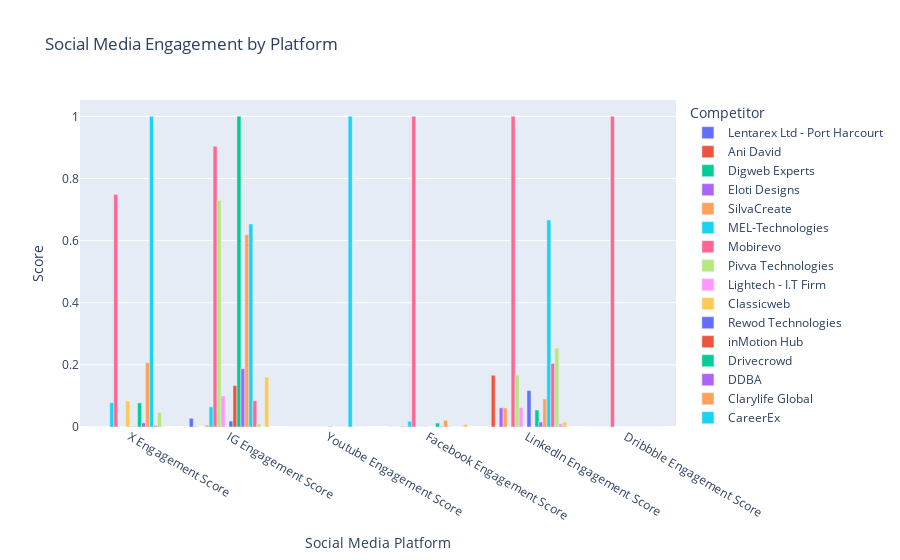

The notebook cell this image was saved under:
### Code cell
fig = px.bar(
    engagement_data,
    x='Social Media Platform',
    y='Engagement Score',
    color='Competition Name',
    barmode='group',
    title='Social Media Engagement by Platform',
    labels={"Competition Name": "Competitor", "Engagement Score": "Score"}
)
fig.show()

### Figure 1 — Plotly figure (JSON) as saved in the notebook; plotly's stock layout.template omitted (floating-point values rounded to 4 significant figures)
{"data": [{"alignmentgroup": "True", "hovertemplate": "Competitor=Lentarex Ltd - Port Harcourt<br>Social Media Platform=%{x}<br>Score=%{y}<extra></extra>", "legendgroup": "Lentarex Ltd - Port Harcourt", "marker": {"color": "#636efa", "pattern": {"shape": ""}}, "name": "Lentarex Ltd - Port Harcourt", "offsetgroup": "Lentarex Ltd - Port Harcourt", "orientation": "v", "showlegend": true, "textposition": "auto", "type": "bar", "x": ["X Engagement Score", "IG Engagement Score", "Youtube Engagement Score", "Facebook Engagement Score", "LinkedIn Engagement Score", "Dribbble Engagement Score"], "xaxis": "x", "y": [0, 0.02799, 0, 0.0002687, 0, 0], "yaxis": "y"}, {"alignmentgroup": "True", "hovertemplate": "Competitor=Ani David<br>Social Media Platform=%{x}<br>Score=%{y}<extra></extra>", "legendgroup": "Ani David", "marker": {"color": "#EF553B", "pattern": {"shape": ""}}, "name": "Ani David", "offsetgroup": "Ani David", "orientation": "v", "showlegend": true, "textposition": "auto", "type": "bar", "x": ["X Engagement Score", "IG Engagement Score", "Youtube Engagement Score", "Facebook Engagement Score", "LinkedIn Engagement Score", "Dribbble Engagement Score"], "xaxis": "x", "y": [0, 0.001565, 4.625e-07, 0, 0.1667, 0], "yaxis": "y"}, {"alignmentgroup": "True", "hovertemplate": "Competitor=Digweb Experts<br>Social Media Platform=%{x}<br>Score=%{y}<extra></extra>", "legendgroup": "Digweb Experts", "marker": {"color": "#00cc96", "pattern": {"shape": ""}}, "name": "Digweb Experts", "offsetgroup": "Digweb Experts", "orientation": "v", "showlegend": true, "textposition": "auto", "type": "bar", "x": ["X Engagement Score", "IG Engagement Score", "Youtube Engagement Score", "Facebook Engagement Score", "LinkedIn Engagement Score", "Dribbble Engagement Score"], "xaxis": "x", "y": [0, 0, 0, 2.694e-06, 0, 0], "yaxis": "y"}, {"alignmentgroup": "True", "hovertemplate": "Competitor=Eloti Designs<br>Social Media Platform=%{x}<br>Score=%{y}<extra></extra>", "legendgroup": "Eloti Designs", "marker": {"color": "#ab63fa", "pattern": {"shape": ""}}, "name": "Eloti Designs", "offsetgroup": "Eloti Designs", "orientation": "v", "showlegend": true, "textposition": "auto", "type": "bar", "x": ["X Engagement Score", "IG Engagement Score", "Youtube Engagement Score", "Facebook Engagement Score", "LinkedIn Engagement Score", "Dribbble Engagement Score"], "xaxis": "x", "y": [0, 0, 0, 0.001791, 0.06167, 0], "yaxis": "y"}, {"alignmentgroup": "True", "hovertemplate": "Competitor=SilvaCreate<br>Social Media Platform=%{x}<br>Score=%{y}<extra></extra>", "legendgroup": "SilvaCreate", "marker": {"color": "#FFA15A", "pattern": {"shape": ""}}, "name": "SilvaCreate", "offsetgroup": "SilvaCreate", "orientation": "v", "showlegend": true, "textposition": "auto", "type": "bar", "x": ["X Engagement Score", "IG Engagement Score", "Youtube Engagement Score", "Facebook Engagement Score", "LinkedIn Engagement Score", "Dribbble Engagement Score"], "xaxis": "x", "y": [0, 0.00581, 7.977e-10, 0.0009922, 0.06167, 0], "yaxis": "y"}, {"alignmentgroup": "True", "hovertemplate": "Competitor=MEL-Technologies<br>Social Media Platform=%{x}<br>Score=%{y}<extra></extra>", "legendgroup": "MEL-Technologies", "marker": {"color": "#19d3f3", "pattern": {"shape": ""}}, "name": "MEL-Technologies", "offsetgroup": "MEL-Technologies", "orientation": "v", "showlegend": true, "textposition": "auto", "type": "bar", "x": ["X Engagement Score", "IG Engagement Score", "Youtube Engagement Score", "Facebook Engagement Score", "LinkedIn Engagement Score", "Dribbble Engagement Score"], "xaxis": "x", "y": [0.07829, 0.06487, 0, 0.01842, 0, 0], "yaxis": "y"}, {"alignmentgroup": "True", "hovertemplate": "Competitor=Mobirevo<br>Social Media Platform=%{x}<br>Score=%{y}<extra></extra>", "legendgroup": "Mobirevo", "marker": {"color": "#FF6692", "pattern": {"shape": ""}}, "name": "Mobirevo", "offsetgroup": "Mobirevo", "orientation": "v", "showlegend": true, "textposition": "auto", "type": "bar", "x": ["X Engagement Score", "IG Engagement Score", "Youtube Engagement Score", "Facebook Engagement Score", "LinkedIn Engagement Score", "Dribbble Engagement Score"], "xaxis": "x", "y": [0.7488, 0.9036, 0, 1, 1, 1], "yaxis": "y"}, {"alignmentgroup": "True", "hovertemplate": "Competitor=Pivva Technologies<br>Social Media Platform=%{x}<br>Score=%{y}<extra></extra>", "legendgroup": "Pivva Technologies", "marker": {"color": "#B6E880", "pattern": {"shape": ""}}, "name": "Pivva Technologies", "offsetgroup": "Pivva Technologies", "orientation": "v", "showlegend": true, "textposition": "auto", "type": "bar", "x": ["X Engagement Score", "IG Engagement Score", "Youtube Engagement Score", "Facebook Engagement Score", "LinkedIn Engagement Score", "Dribbble Engagement Score"], "xaxis": "x", "y": [0, 0.7291, 0, 0.001198, 0.1667, 0], "yaxis": "y"}, {"alignmentgroup": "True", "hovertemplate": "Competitor=Lightech - I.T Firm<br>Social Media Platform=%{x}<br>Score=%{y}<extra></extra>", "legendgroup": "Lightech - I.T Firm", "marker": {"color": "#FF97FF", "pattern": {"shape": ""}}, "name": "Lightech - I.T Firm", "offsetgroup": "Lightech - I.T Firm", "orientation": "v", "showlegend": true, "textposition": "auto", "type": "bar", "x": ["X Engagement Score", "IG Engagement Score", "Youtube Engagement Score", "Facebook Engagement Score", "LinkedIn Engagement Score", "Dribbble Engagement Score"], "xaxis": "x", "y": [0, 0.09994, 0, 0.0009344, 0.06267, 0], "yaxis": "y"}, {"alignmentgroup": "True", "hovertemplate": "Competitor=Classicweb<br>Social Media Platform=%{x}<br>Score=%{y}<extra></extra>", "legendgroup": "Classicweb", "marker": {"color": "#FECB52", "pattern": {"shape": ""}}, "name": "Classicweb", "offsetgroup": "Classicweb", "orientation": "v", "showlegend": true, "textposition": "auto", "type": "bar", "x": ["X Engagement Score", "IG Engagement Score", "Youtube Engagement Score", "Facebook Engagement Score", "LinkedIn Engagement Score", "Dribbble Engagement Score"], "xaxis": "x", "y": [0.08366, 0, 1.364e-05, 0.001268, 0, 0], "yaxis": "y"}, {"alignmentgroup": "True", "hovertemplate": "Competitor=Rewod Technologies<br>Social Media Platform=%{x}<br>Score=%{y}<extra></extra>", "legendgroup": "Rewod Technologies", "marker": {"color": "#636efa", "pattern": {"shape": ""}}, "name": "Rewod Technologies", "offsetgroup": "Rewod Technologies", "orientation": "v", "showlegend": true, "textposition": "auto", "type": "bar", "x": ["X Engagement Score", "IG Engagement Score", "Youtube Engagement Score", "Facebook Engagement Score", "LinkedIn Engagement Score", "Dribbble Engagement Score"], "xaxis": "x", "y": [0.0007276, 0.01911, 0.001486, 0, 0.1173, 0], "yaxis": "y"}, {"alignmentgroup": "True", "hovertemplate": "Competitor=inMotion Hub<br>Social Media Platform=%{x}<br>Score=%{y}<extra></extra>", "legendgroup": "inMotion Hub", "marker": {"color": "#EF553B", "pattern": {"shape": ""}}, "name": "inMotion Hub", "offsetgroup": "inMotion Hub", "orientation": "v", "showlegend": true, "textposition": "auto", "type": "bar", "x": ["X Engagement Score", "IG Engagement Score", "Youtube Engagement Score", "Facebook Engagement Score", "LinkedIn Engagement Score", "Dribbble Engagement Score"], "xaxis": "x", "y": [0.001615, 0.1333, 0, 5.306e-07, 0, 0], "yaxis": "y"}, {"alignmentgroup": "True", "hovertemplate": "Competitor=Drivecrowd<br>Social Media Platform=%{x}<br>Score=%{y}<extra></extra>", "legendgroup": "Drivecrowd", "marker": {"color": "#00cc96", "pattern": {"shape": ""}}, "name": "Drivecrowd", "offsetgroup": "Drivecrowd", "orientation": "v", "showlegend": true, "textposition": "auto", "type": "bar", "x": ["X Engagement Score", "IG Engagement Score", "Youtube Engagement Score", "Facebook Engagement Score", "LinkedIn Engagement Score", "Dribbble Engagement Score"], "xaxis": "x", "y": [0.07774, 1, 0, 0.01273, 0.05467, 0], "yaxis": "y"}, {"alignmentgroup": "True", "hovertemplate": "Competitor=DDBA<br>Social Media Platform=%{x}<br>Score=%{y}<extra></extra>", "legendgroup": "DDBA", "marker": {"color": "#ab63fa", "pattern": {"shape": ""}}, "name": "DDBA", "offsetgroup": "DDBA", "orientation": "v", "showlegend": true, "textposition": "auto", "type": "bar", "x": ["X Engagement Score", "IG Engagement Score", "Youtube Engagement Score", "Facebook Engagement Score", "LinkedIn Engagement Score", "Dribbble Engagement Score"], "xaxis": "x", "y": [0.01338, 0.1877, 9.688e-07, 0.00173, 0.016, 0], "yaxis": "y"}, {"alignmentgroup": "True", "hovertemplate": "Competitor=Clarylife Global<br>Social Media Platform=%{x}<br>Score=%{y}<extra></extra>", "legendgroup": "Clarylife Global", "marker": {"color": "#FFA15A", "pattern": {"shape": ""}}, "name": "Clarylife Global", "offsetgroup": "Clarylife Global", "orientation": "v", "showlegend": true, "textposition": "auto", "type": "bar", "x": ["X Engagement Score", "IG Engagement Score", "Youtube Engagement Score", "Facebook Engagement Score", "LinkedIn Engagement Score", "Dribbble Engagement Score"], "xaxis": "x", "y": [0.207, 0.6188, 0, 0.02143, 0.09033, 0], "yaxis": "y"}, {"alignmentgroup": "True", "hovertemplate": "Competitor=CareerEx<br>Social Media Platform=%{x}<br>Score=%{y}<extra></extra>", "legendgroup": "CareerEx", "marker": {"color": "#19d3f3", "pattern": {"shape": ""}}, "name": "CareerEx", "offsetgroup": "CareerEx", "orientation": "v", "showlegend": true, "textposition": "auto", "type": "bar", "x": ["X Engagement Score", "IG Engagement Score", "Youtube Engagement Score", "Facebook Engagement Score", "LinkedIn Engagement Score", "Dribbble Engagement Score"], "xaxis": "x", "y": [1, 0.6537, 1, 0.0007273, 0.6667, 0], "yaxis": "y"}, {"alignmentgroup": "True", "hovertemplate": "Competitor=KISContent Digital Agency<br>Social Media Platform=%{x}<br>Score=%{y}<extra></extra>", "legendgroup": "KISContent Digital Agency", "marker": {"color": "#FF6692", "pattern": {"shape": ""}}, "name": "KISContent Digital Agency", "offsetgroup": "KISContent Digital Agency", "orientation": "v", "showlegend": true, "textposition": "auto", "type": "bar", "x": ["X Engagement Score", "IG Engagement Score", "Youtube Engagement Score", "Facebook Engagement Score", "LinkedIn Engagement Score", "Dribbble Engagement Score"], "xaxis": "x", "y": [0.005046, 0.0846, 9.435e-07, 1.074e-05, 0.2047, 0], "yaxis": "y"}, {"alignmentgroup": "True", "hovertemplate": "Competitor=BRISKITA<br>Social Media Platform=%{x}<br>Score=%{y}<extra></extra>", "legendgroup": "BRISKITA", "marker": {"color": "#B6E880", "pattern": {"shape": ""}}, "name": "BRISKITA", "offsetgroup": "BRISKITA", "orientation": "v", "showlegend": true, "textposition": "auto", "type": "bar", "x": ["X Engagement Score", "IG Engagement Score", "Youtube Engagement Score", "Facebook Engagement Score", "LinkedIn Engagement Score", "Dribbble Engagement Score"], "xaxis": "x", "y": [0.04701, 0.01003, 0, 3.48e-06, 0.254, 0], "yaxis": "y"}, {"alignmentgroup": "True", "hovertemplate": "Competitor=SDATA West Africa Limited<br>Social Media Platform=%{x}<br>Score=%{y}<extra></extra>", "legendgroup": "SDATA West Africa Limited", "marker": {"color": "#FF97FF", "pattern": {"shape": ""}}, "name": "SDATA West Africa Limited", "offsetgroup": "SDATA West Africa Limited", "orientation": "v", "showlegend": true, "textposition": "auto", "type": "bar", "x": ["X Engagement Score", "IG Engagement Score", "Youtube Engagement Score", "Facebook Engagement Score", "LinkedIn Engagement Score", "Dribbble Engagement Score"], "xaxis": "x", "y": [0, 0, 0, 0.000625, 0.01067, 0], "yaxis": "y"}, {"alignmentgroup": "True", "hovertemplate": "Competitor=Fortran House<br>Social Media Platform=%{x}<br>Score=%{y}<extra></extra>", "legendgroup": "Fortran House", "marker": {"color": "#FECB52", "pattern": {"shape": ""}}, "name": "Fortran House", "offsetgroup": "Fortran House", "orientation": "v", "showlegend": true, "textposition": "auto", "type": "bar", "x": ["X Engagement Score", "IG Engagement Score", "Youtube Engagement Score", "Facebook Engagement Score", "LinkedIn Engagement Score", "Dribbble Engagement Score"], "xaxis": "x", "y": [0, 0.1606, 0, 0.008622, 0.016, 0], "yaxis": "y"}], "layout": {"barmode": "group", "legend": {"title": {"text": "Competitor"}, "tracegroupgap": 0}, "title": {"text": "Social Media Engagement by Platform"}, "xaxis": {"anchor": "y", "domain": [0, 1], "title": {"text": "Social Media Platform"}}, "yaxis": {"anchor": "x", "domain": [0, 1], "title": {"text": "Score"}}}}
